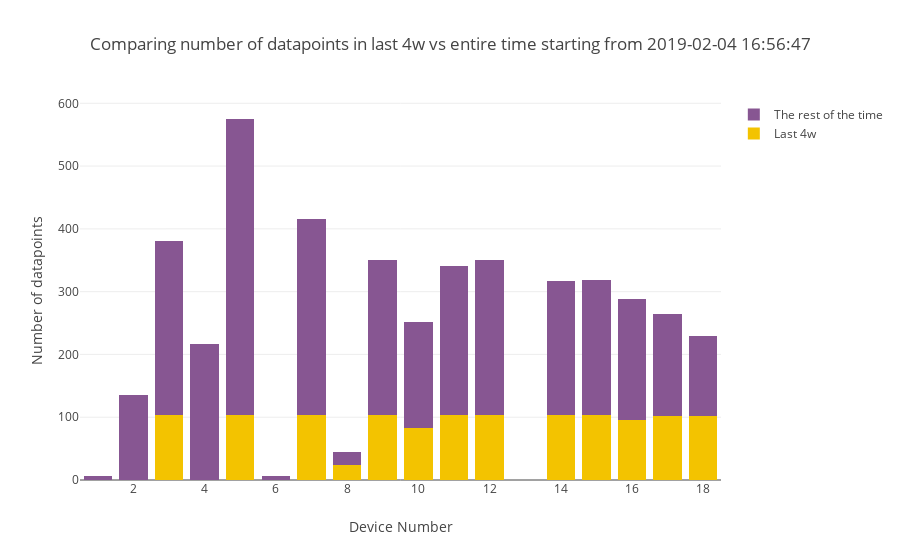

The notebook cell saved with this chart:
### Markdown cell above
Plotting combined barchart - entire number of datapoints vs number of datapoints in last 4 weeks.

### Code cell
combined_bar_plot_2traces(xvalues=device_numbers,
                          yvalues1=upload_counts_time,
                          yvalues2=[a - b for a, b in zip(upload_counts, upload_counts_time)],
                          name1='Last '+time_interval,
                          name2='The rest of the time',
                          title="Comparing number of datapoints in last "+time_interval+" vs entire time starting from "+starting_point,
                          ytitle="Number of datapoints")

### Figure 1 — Plotly figure (JSON) as saved in the notebook; plotly's stock layout.template omitted (floating-point values rounded to 4 significant figures)
{"data": [{"marker": {"color": "#F3C300"}, "name": "Last 4w", "type": "bar", "x": [1, 2, 3, 4, 5, 6, 7, 8, 9, 10, 11, 12, 14, 15, 16, 17, 18], "y": [0, 0, 104, 0, 104, 0, 104, 24, 104, 83, 104, 104, 103, 104, 96, 102, 102]}, {"marker": {"color": "#875692"}, "name": "The rest of the time", "type": "bar", "x": [1, 2, 3, 4, 5, 6, 7, 8, 9, 10, 11, 12, 14, 15, 16, 17, 18], "y": [6, 135, 276, 217, 471, 6, 312, 21, 246, 168, 237, 247, 214, 214, 193, 162, 128]}], "layout": {"barmode": "stack", "title": "Comparing number of datapoints in last 4w vs entire time starting from 2019-02-04 16:56:47", "xaxis": {"title": "Device Number"}, "yaxis": {"title": "Number of datapoints"}}}
